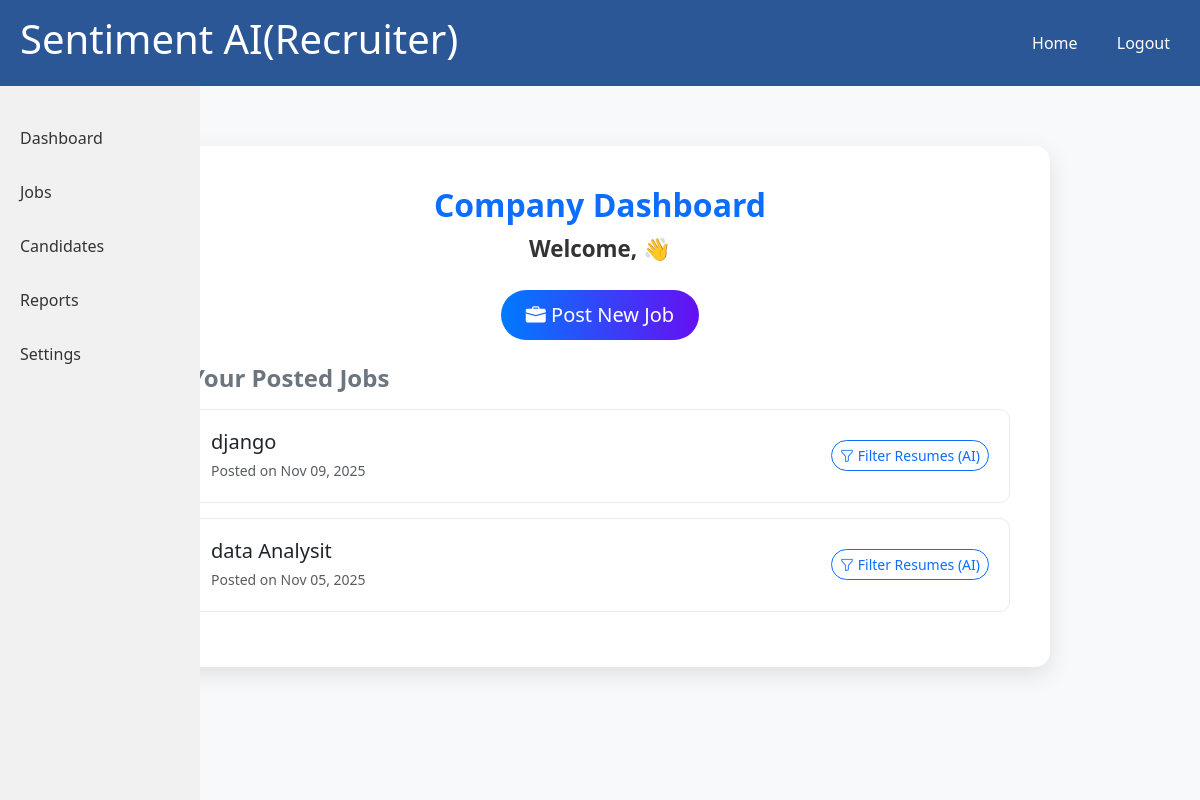
The app's page /accounts/company/dashboard/ (signed in) with its own data.
### jobs/models.py (models this page shows, shortened)
class Job(models.Model):
    company = models.ForeignKey(CompanyProfile, on_delete=models.CASCADE, related_name='jobs')
    title = models.CharField(max_length=200)
    description = models.TextField()
    skills_required = models.TextField(help_text="Enter comma-separated skills, e.g. Python, Django, REST API")
    location = models.CharField(max_length=100)
    salary_range = models.CharField(max_length=100, blank=True, null=True)
    experience_required = models.CharField(max_length=100, blank=True, null=True)
    created_at = models.DateTimeField(default=timezone.now)
    is_active = models.BooleanField(default=True)
    class Meta:
        ordering = ['-created_at']
        verbose_name = "Job"
        verbose_name_plural = "Jobs"

### accounts/views.py (the view)
# urls.py: path('company/dashboard/', views.company_dashboard, name='company_dashboard'),
@login_required
def company_dashboard(request):
    try:
        profile = CompanyProfile.objects.get(user=request.user)
    except CompanyProfile.DoesNotExist:
        messages.error(request, "You do not have a company profile.")
        return redirect('candidate_dashboard')
    jobs = Job.objects.filter(company=profile).order_by('-created_at')
    return render(request, 'accounts/company_dashboard.html', {'jobs': jobs})

### accounts/templates/accounts/company_dashboard.html (shortened to what this page needs)
{% extends 'base.html' %}
{% load static %}
{% block content %}
<link href="https://cdn.jsdelivr.net/npm/bootstrap@5.3.2/dist/css/bootstrap.min.css" rel="stylesheet">
<div class="dashboard-container">
    <div class="text-center mb-4">
        <h2 class="fw-bold text-primary">Company Dashboard</h2>
        <p class="welcome-text">Welcome, {{ user.profile.company_name }} 👋</p>
    </div>
    <div class="text-center mb-4">
        <a href="{% url 'post_job' %}" class="btn btn-primary btn-lg">
            <i class="bi bi-briefcase-fill"></i> Post New Job
        </a>
    </div>
    <h4 class="mb-3 text-secondary fw-semibold">Your Posted Jobs</h4>
    {% if jobs %}
        {% for job in jobs %}
        <div class="job-card">
            <div class="d-flex justify-content-between align-items-center">
                <div>
                    <h5 class="mb-1 text-dark">{{ job.title }}</h5>
                    <small class="text-muted">
                        Posted on {{ job.created_at|date:"M d, Y" }}
                    </small>
                </div>
                <a href="{% url 'filter_resumes' job.id %}" class="btn btn-outline-primary btn-sm rounded-pill">
                    <i class="bi bi-funnel"></i> Filter Resumes (AI)
                </a>
            </div>
        </div>
        {% endfor %}
    {% else %}
        <p class="no-jobs">You haven’t posted any jobs yet.</p>
    {% endif %}
</div>
<link rel="stylesheet" href="https://cdn.jsdelivr.net/npm/bootstrap-icons@1.11.3/font/bootstrap-icons.css">
{% endblock %}

### templates/base.html (style rules this page uses)
body { font-family: Arial, sans-serif; margin: 0; padding: 0; display: flex; flex-direction: column; }

### accounts/templates/accounts/company_dashboard.html (style rules this page uses)
body { background: #f8f9fa; }
.dashboard-container { max-width: 900px; margin: 40px auto; background: #fff; border-radius: 15px; padding: 40px; box-shadow: 0 8px 25px rgba(0, 0, 0, 0.1); animation: fadeIn 0.7s ease-in-out; }
.welcome-text { font-size: 1.4rem; font-weight: 600; color: #333; }
.btn-primary { background: linear-gradient(90deg, #007bff, #6610f2); border: none; border-radius: 25px; padding: 10px 25px; transition: 0.3s; }
.job-card { border: 1px solid #e9ecef; border-radius: 10px; padding: 20px; margin-bottom: 15px; transition: all 0.3s; }

### records on screen
Job: title "django", created_at "Nov 09, 2025"
Job: title "data Analysit", created_at "Nov 05, 2025"
